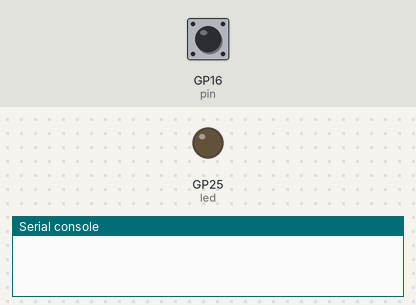
Recording of a program running on a simulated Raspberry Pi Pico running MicroPython. On the bench: output pins drawn as LEDs (lit = HIGH), the last lines printed to the serial console. The inputs (shaded band) are chosen by the test bench; at power-on: GP16 (pin) LOW. The clock reads 2024-03-15 10:24:30 at power-on unless the program sets it.

Above: at 3.2 s.
3.3 s: GP16 (pin) pulled HIGH for 0.15 s
At 3.7 s:
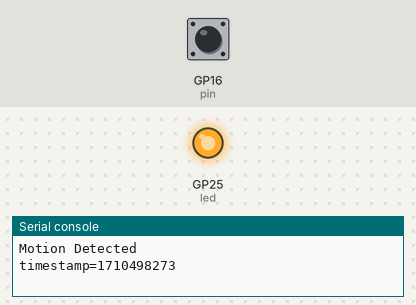
6.4 s: GP16 (pin) pulled HIGH for 1 s
At 8.8 s:
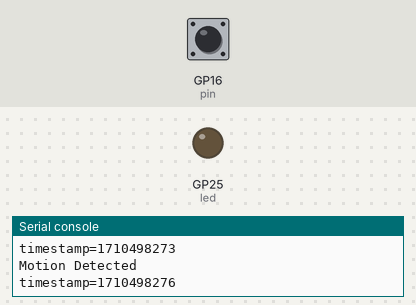
9.9 s: GP16 (pin) pulled HIGH for 3.2 s
At 11.1 s:
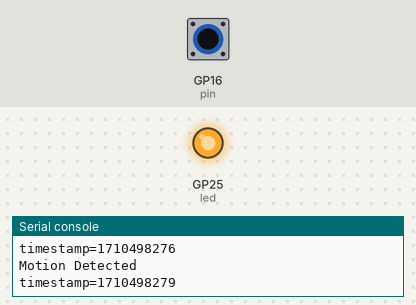
Timing chart, 0 to 13.4 s (numbered marks = the images above; inputs shaded):
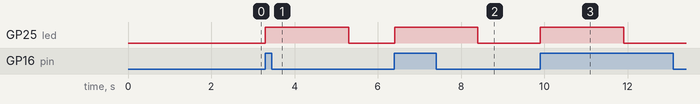

Measured:
- after the input at 3.3 s, GP25 (led): LOW → HIGH at once, → LOW 2.0 s later
- after the input at 6.4 s, GP25 (led): LOW → HIGH at once, → LOW 2.0 s later
- after the input at 9.9 s, GP25 (led): LOW → HIGH at once, → LOW 2.0 s later

The program:

pico_motion_sensor_simple.py
```python
#Code source: electrocredible.com , Language: MicroPython

from machine import Pin
import time

pin = Pin(16, Pin.IN, Pin.PULL_DOWN)
led = Pin("LED", Pin.OUT)
isMotionDetected=False;

def detect_motion(pin):
    global isMotionDetected
    isMotionDetected=True

pin.irq(trigger=Pin.IRQ_RISING, handler=detect_motion)

time.sleep(2)

while True:
    if isMotionDetected:
        isMotionDetected=False
        print("Motion Detected")
        print("timestamp={}". format(time.time()))
        led.on()
        time.sleep_ms(2000)
        led.off()
```
